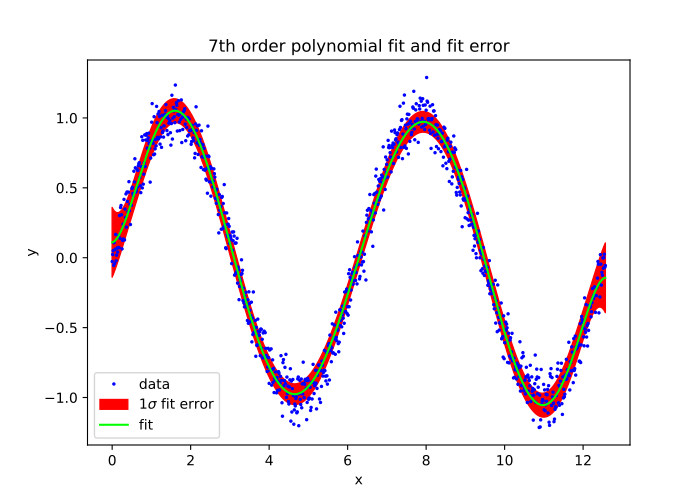

Source code (Python):
import numpy as np
import matplotlib.pyplot as plt
from sofia_redux.toolkit.fitting.polynomial import poly1d, polyfitnd

x = np.linspace(0, 4 * np.pi, 1000)
y = np.sin(x)
error = np.random.RandomState(41).normal(loc=0, scale=0.1, size=x.size)
y += error

# use polyfitnd to fit a polynomial and get the covariance on the fit
# coefficients
coeffs, cvar = polyfitnd(x, y, 7, covar=True)
yfit, yvar = poly1d(x, coeffs, covar=cvar)
error = np.sqrt(yvar)

plt.figure(figsize=(7, 5))
plt.plot(x, y, '.', markersize=3, label='data', color='blue')
plt.fill_between(x, yfit - error, yfit + error, color='red',
                 label='$1\sigma$ fit error')
plt.plot(x, yfit, label='fit', color='lime')
plt.legend(loc='lower left')
plt.title("7th order polynomial fit and fit error")
plt.xlabel('x')
plt.ylabel('y')
